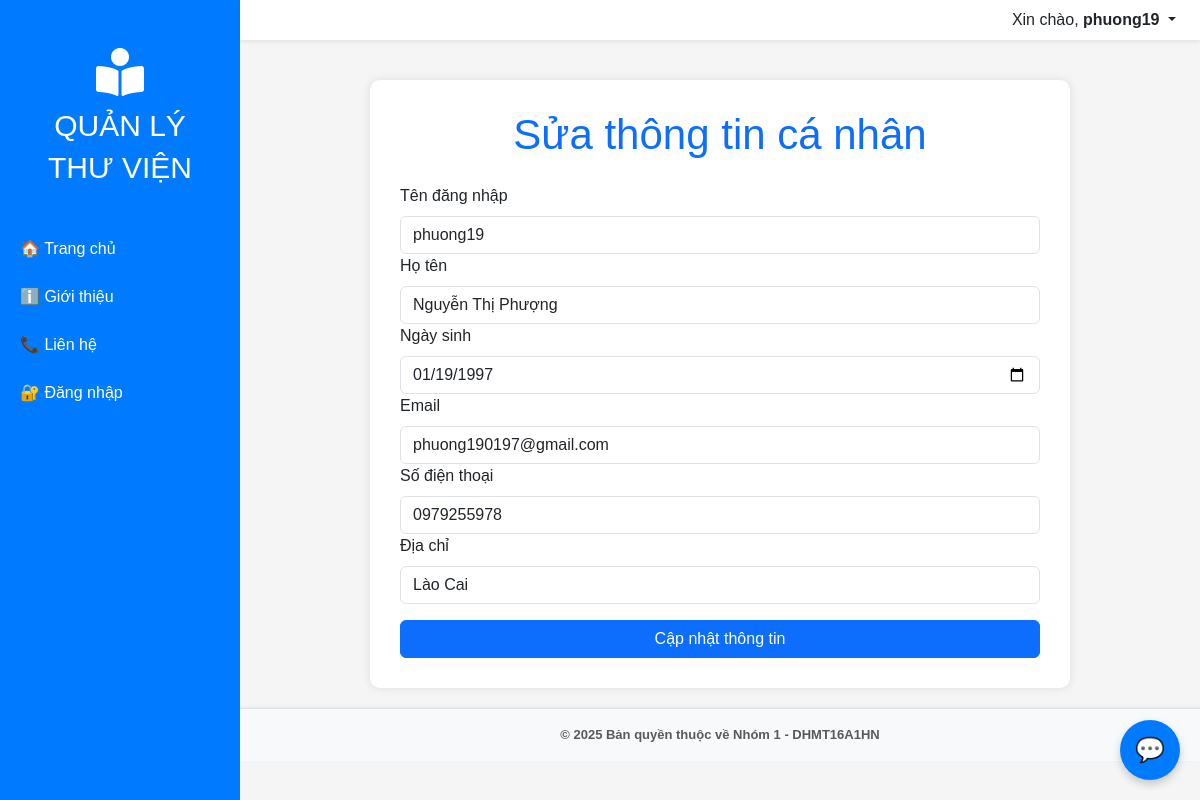
Screenshot of /sua_thong_tin.php (signed in) with the database file from the repository.
### tables this page shows
CREATE TABLE `ban_doc` (
  `ma_ban_doc` int(11) NOT NULL,
  `ten_dang_nhap` varchar(50) NOT NULL,
  `mat_khau` varchar(255) NOT NULL,
  `ho_ten` varchar(100) DEFAULT NULL,
  `ngay_sinh` date DEFAULT NULL,
  `email` varchar(100) DEFAULT NULL,
  `so_dien_thoai` varchar(20) DEFAULT NULL,
  `dia_chi` text DEFAULT NULL,
  `vai_tro` varchar(20) DEFAULT 'bandoc',
  `trang_thai_the` tinyint(1) NOT NULL DEFAULT 1 COMMENT '1: Hoạt động, 0: Bị Khóa'
);

### sua_thong_tin.php (the view, shortened to what this page needs)
<?php
include 'ket_noi.php';
$ten_dn = $_SESSION['ban_doc']['ten_dang_nhap'];
$ban_doc = $conn->query("SELECT * FROM ban_doc WHERE ten_dang_nhap = '$ten_dn'")->fetch_assoc();
?>
<!DOCTYPE html>
<html lang="vi">
<head>
    <link href="https://cdn.jsdelivr.net/npm/bootstrap@5.3.0/dist/css/bootstrap.min.css" rel="stylesheet">
    <link href="https://cdnjs.cloudflare.com/ajax/libs/font-awesome/5.15.4/css/all.min.css" rel="stylesheet">
</head>
<body>
<nav class="navbar navbar-light bg-white shadow-sm px-4 py-2 d-flex justify-content-end align-items-center fixed-top">
    <div class="dropdown">
        <?php if (isset($_SESSION['ban_doc'])): ?>
            <a class="dropdown-toggle text-dark text-decoration-none" href="#" id="accountDropdown" role="button" data-bs-toggle="dropdown" aria-expanded="false">
                Xin chào, <strong><?php echo $_SESSION['ban_doc']['ten_dang_nhap']; ?></strong>
            </a>
        <?php endif; ?>
    </div>
</nav>
<div class="sidebar">
    <a href="<?php echo isset($_SESSION['ban_doc']) ? 'trang_chu_ban_doc.php' : 'trang_chu.php'; ?>"
       class="sidebar-brand d-flex align-items-center justify-content-center flex-column mt-3 mb-4 text-white text-decoration-none">
        <div class="sidebar-icon">
            <i class="fas fa-book-reader fa-3x text-white"></i>
        </div>
        <div class="sidebar-brand-text font-weight-bold mt-2 text-center" style="line-height: 1.4; font-size: 30px;">
            QUẢN LÝ<br>THƯ VIỆN
        </div>
    </a>
    <a href="<?php echo isset($_SESSION['ban_doc']) ? 'trang_chu_ban_doc.php' : 'trang_chu.php'; ?>">🏠 Trang chủ</a>
    <a href="gioi_thieu.php">ℹ️ Giới thiệu</a>
    <a href="lien_he.php">📞 Liên hệ</a>
    <a href="dang_nhap.php">🔐 Đăng nhập</a>
</div>
<div class="main">
    <div class="form-container">
        <h4 class="text-center mb-4 text-primary">Sửa thông tin cá nhân</h4>
        <form method="POST">
            <label class="form-label">Tên đăng nhập</label>
            <input type="text" class="form-control" value="<?= $ban_doc['ten_dang_nhap'] ?>" readonly>
            <label class="form-label">Họ tên</label>
            <input type="text" name="ho_ten" class="form-control" value="<?= $ban_doc['ho_ten'] ?>" required>
            <label class="form-label">Ngày sinh</label>
            <input type="date" name="ngay_sinh" class="form-control" value="<?= $ban_doc['ngay_sinh'] ?>" required>
            <label class="form-label">Email</label>
            <input type="email" name="email" class="form-control" value="<?= $ban_doc['email'] ?>" required>
            <label class="form-label">Số điện thoại</label>
            <input type="text" name="so_dien_thoai" class="form-control" value="<?= $ban_doc['so_dien_thoai'] ?>" required>
            <label class="form-label">Địa chỉ</label>
            <input type="text" name="dia_chi" class="form-control" value="<?= $ban_doc['dia_chi'] ?>">
            <button type="submit" class="btn btn-primary w-100 mt-3">Cập nhật thông tin</button>
        </form>
    </div>
</div>
<footer class="footer bg-light text-center text-muted py-3 border-top">
    <strong>© 2025 Bản quyền thuộc về Nhóm 1 - DHMT16A1HN</strong>
</footer>
<?php include 'bong_chat.php'; ?>
</body>
</html>

### sua_thong_tin.php (style rules this page uses)
body { margin: 0; font-family: Arial; background-color: #f5f5f5; }
.sidebar { width: 240px; background-color: #007bff; color: white; height: 100vh; position: fixed; top: 0; left: 0; padding-top: 20px; z-index: 999; }
.sidebar a { display: block; padding: 12px 20px; color: white; text-decoration: none; }
nav.fixed-top { left: 240px; width: calc(100% - 240px); z-index: 1000; }
.main { margin-left: 240px; padding: 20px; padding-top: 80px; min-height: calc(100vh - 60px - 40px); }
.form-container { max-width: 700px; margin: auto; background-color: white; padding: 30px; border-radius: 10px; box-shadow: 0 0 10px rgba(0,0,0,0.1); }
.footer { background: #f9f9f9; text-align: center; padding: 10px 0; font-size: 13px; color: #555; margin-left: 240px; width: calc(100% - 240px); box-shadow: 0 -1px 3px rgba(0, 0, 0, 0.05); position: relative; bottom: 0; }
h4 { font-size: 42px; }

### rows the page displays
ban_doc: ten_dang_nhap "phuong19", ho_ten "Nguyễn Thị Phượng", ngay_sinh "01/19/1997", email "phuong190197@gmail.com", so_dien_thoai "0979255978", dia_chi "Lào Cai"

### other values shown
$_SESSION['ban_doc']['ten_dang_nhap'] "phuong19"
